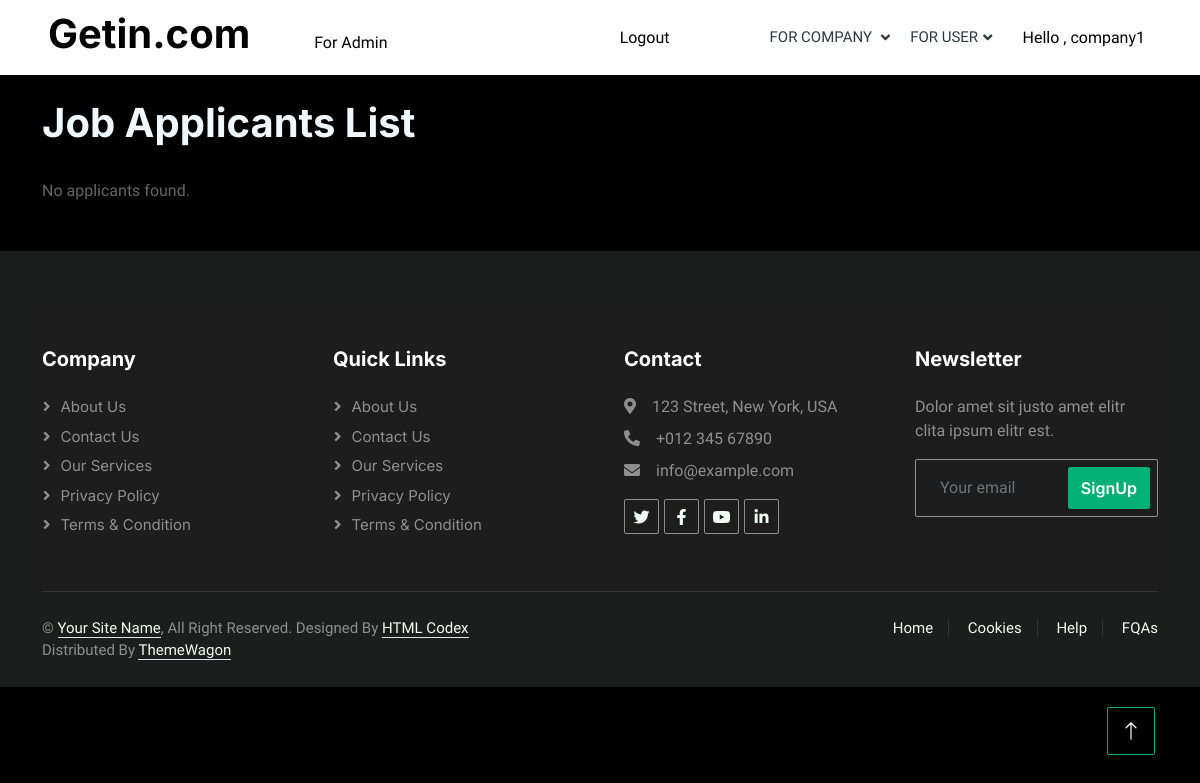
Page /job_applicants_list (signed in) on the earlier database version.
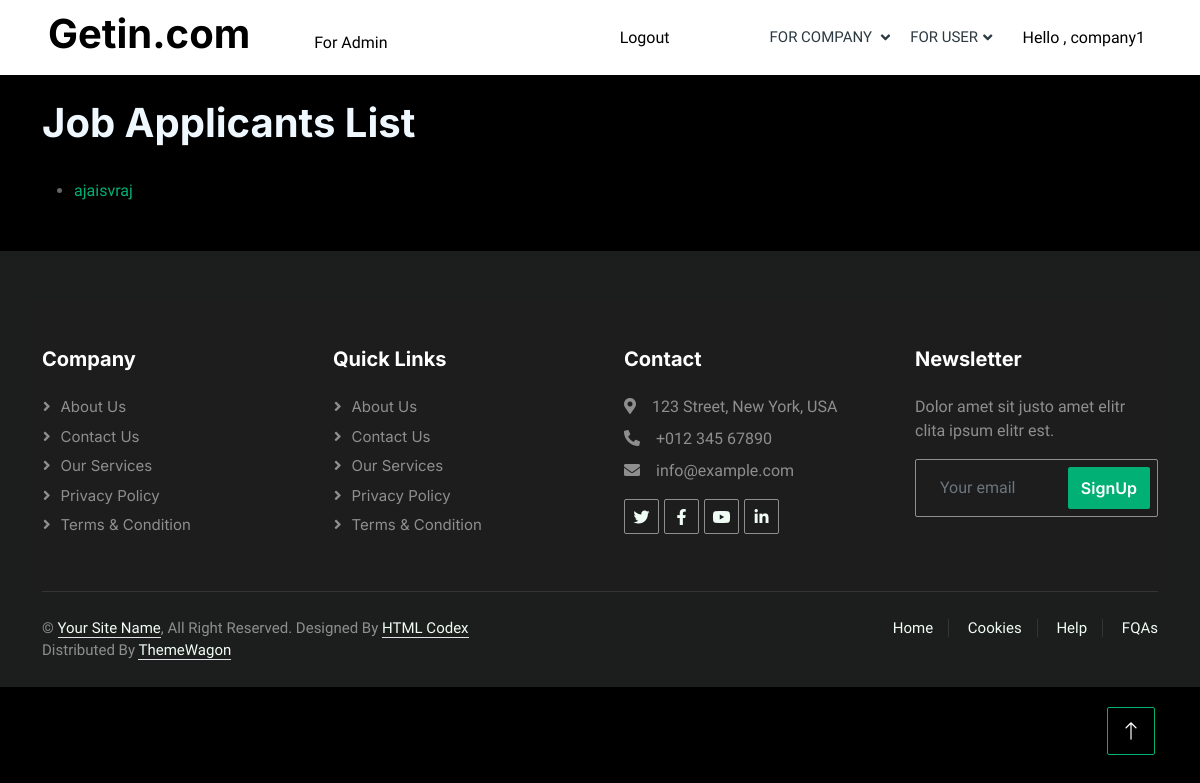
Same page on the later database version.
### user/models.py (models this page shows, shortened)
class JobApplication(models.Model):
    user = models.ForeignKey(User, on_delete=models.CASCADE,default=1)
    job = models.ForeignKey(AddJob, on_delete=models.CASCADE)
    name = models.CharField(max_length=100)
    email = models.EmailField()
    resume = models.FileField(upload_to='resumes/',null=True, blank=True)

### company/decorators.py (the view)
    def wrappeer(request,*args,**kwargs):
        if not request.user.is_authenticated:
            return redirect('company_login')
        else:
            if request.user.role != 'COMPANY':
                return render(request, "unauthorized.html")
        return function(request,*args,**kwargs)

### company/views.py (called while the page is built)
@company_login_required
def job_applicants_list(request):
    applicants_list = JobApplication.objects.all()
    context = {
        'applicants_list':applicants_list
    }
    return render(request,'company/job_applicants_list.html',context)

### templates/company/job_applicants_list.html
{% extends 'base.html' %}
{% block content %}
<div class="container"><br>
    <h1 style="color: aliceblue;">Job Applicants List</h1><br>
    {% if applicants_list %}
        <ul>
            {% for applicant in applicants_list %}
                {% with job=applicant.job %}
                    <li>
                        <a href="{% url 'job_applicants' id=job.id %}">{{ applicant.name }}</a>
                    </li>
                {% endwith %}
            {% endfor %}
        </ul>
    {% else %}
        <p>No applicants found.</p>
    {% endif %}
</div>
{% endblock %}

Differences in the rows shown:
added JobApplication: name "ajaisvraj"
Other differences:
text no longer shown: "No applicants found."
